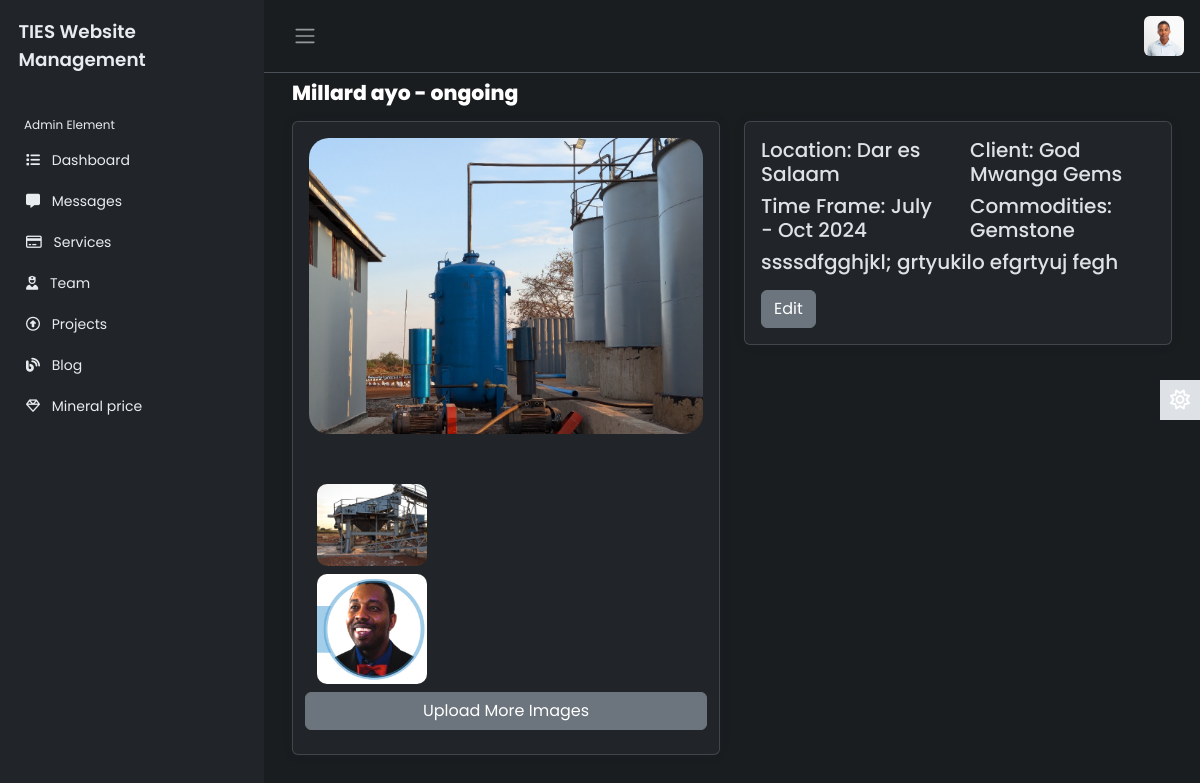
/administrator/projectDetails/2/ (signed in), run on an earlier commit of the app's database.
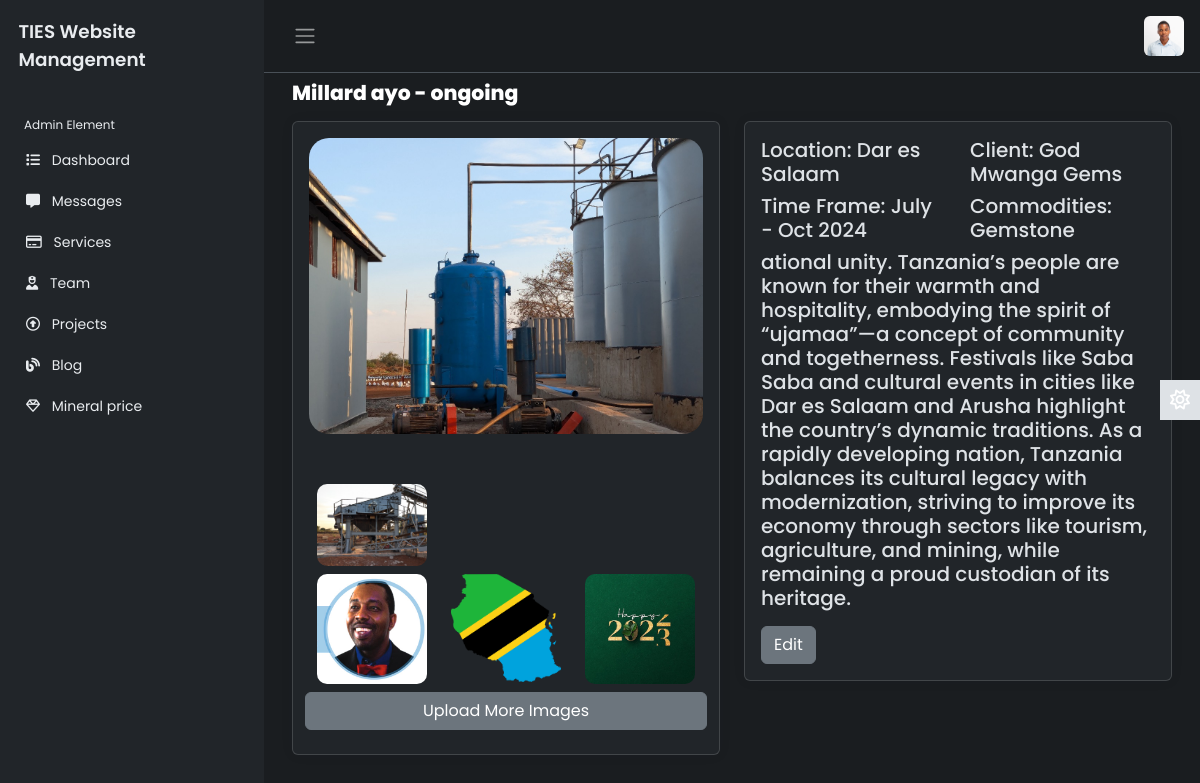
And on a later commit of the database.
### app/models.py (models this page shows, shortened)
class ProjectImages(models.Model):
    project = models.ForeignKey(Project,on_delete=models.CASCADE)
    image = models.ImageField()

class Project(models.Model):
    title = models.CharField(max_length=200)
    location = models.CharField(max_length=200)
    client = models.CharField(max_length=200)
    timeframe = models.CharField(max_length=200)
    Commodities = models.CharField(max_length=200)
    status = models.CharField(max_length=200, default='ongoing')
    body = models.TextField()
    image = models.ImageField()
    uploaded = models.DateTimeField(auto_now_add=True)

### administrator/views.py (the view)
# urls.py: path('projectDetails/<int:id>/', views.projectDetails, name='projectDetails'),
@login_required
def projectDetails(request,id):
    s = get_object_or_404(Project, id=id)
    project_images = ProjectImages.objects.filter(project=s)
    context = {
        's': s,
        'project_images': project_images
    }
    return render(request, 'administrator/projectDetails.html', context)

### administrator/templates/administrator/projectDetails.html
{% extends 'administrator/base3.html' %}
{% load static %}
{% block content %}
<main class="content px-3 py-2">
    <div class="container-fluid">
        <div class="mb-3">
            <h4 style="font-weight: 800;">{{s.title}} - {{s.status}}</h4>
        </div>
        <div class="row">
            <div class="col-md-6 mb-4">
                <div class="card">
                    <div class="card-body">
                        <img src="{{s.image.url}}" alt="">
                    </div>
                    <div class="row p-4">
                        {% for i in project_images %}
                            <div class="col-md-4 mb-2">
                                <img src="{{i.image.url}}" alt="" width="100%" height="auto" style="border-radius: 10px;">
                            </div>
                        {% endfor %}
                        <a href="{% url 'upload_project_image' s.id %}" class="btn btn-secondary">Upload More Images</a>
                    </div>
                </div>
            </div>
            <div class="col-md-6 mb-4">
                <div class="card">
                    <div class="card-body">
                        <div class="row">
                            <div class="col-md-6">
                                <h5>Location: {{s.location}}</h5>
                            </div>
                            <div class="col-md-6">
                                <h5>Client: {{s.client}}</h5>
                            </div>
                            <div class="col-md-6">
                                <h5>Time Frame: {{s.timeframe}}</h5>
                            </div>
                            <div class="col-md-6">
                                <h5>Commodities: {{s.Commodities}}</h5>
                            </div>
                        </div>
                        <h5 class="card-title">{{s.body|safe}}</h5>
                        <a href="{% url 'projectEdit' s.id %}" class="btn btn-secondary">Edit</a>
                    </div>
                </div>
            </div>
        </div>
    </div>
</main>
{% endblock %}

What changed in the data, as far as the page shows it:
changed Project "Millard ayo": body "ssssdfgghjkl; grtyukilo efgrtyuj fegh" → "ational unity. Tanzania’s people are known for their warmth and hospitality, embodying the spirit of “ujamaa”—a concept of community and togetherness. Festivals like Saba Saba and cultural events in cities like Dar es Salaam and Arusha highlight the country’s dynamic traditions. As a rapidly developing nation, Tanzania balances its cultural legacy with modernization, striving to improve its economy through sectors like tourism, agriculture, and mining, while remaining a proud custodian of its heritage."
added ProjectImages: image (picture)
added ProjectImages: image (picture)
